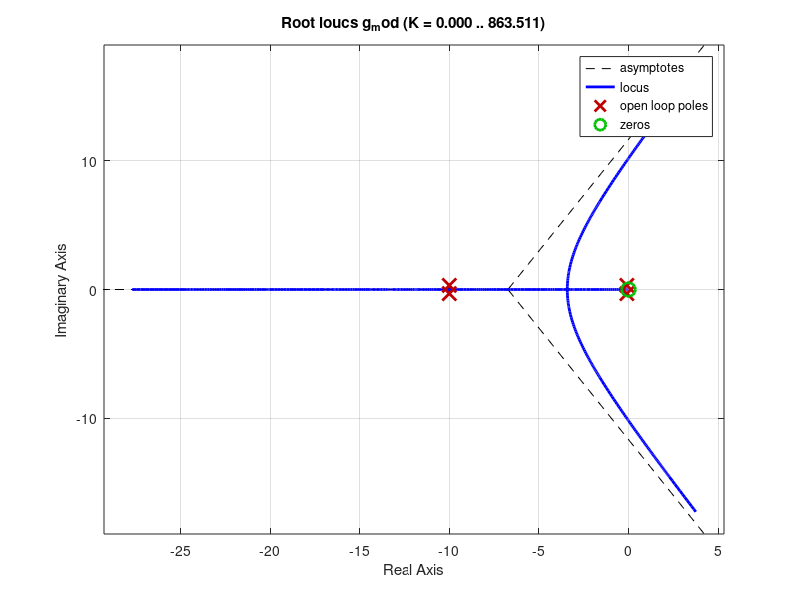
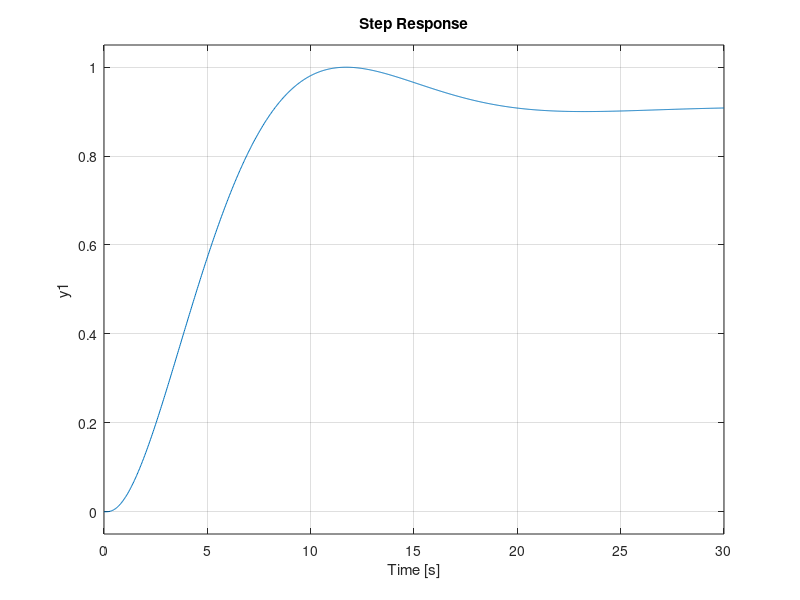

MATLAB code for these plots, in order:
close all; clc; clear all;

s = tf('s');
ts = 20;
sigma = 4/(ts);
g = 10/((10*s+1)^2*(0.1*s+1)^2)
g_mod = 10*s/((10*s+1)^2*(0.1*s+1)^2+10)
figure()
rlocus(g_mod)

T = 2.05;
figure()
h = (1+T*s);

gbc = feedback(g,h)
damp(gbc)
step(gbc)